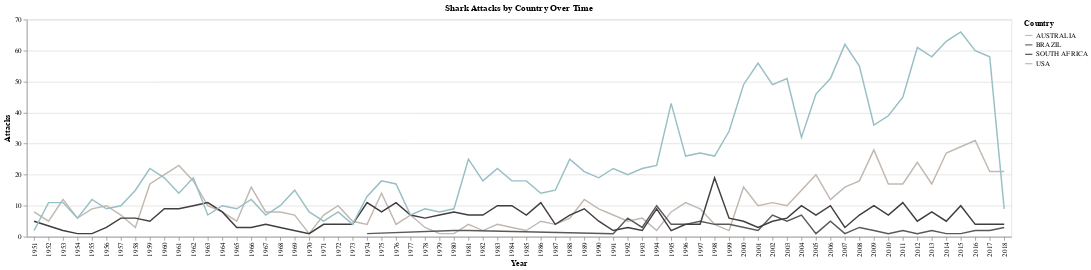

Notebook code cell kept with this figure:
### Markdown cell above
Great... well now we know where not to go swimming! 

But has this been consistent over time? We already looked at how the total number of shark attacks have increased since 1950, now we look into this further by looking at each of the countries with the most shark attacks.

### Code cell
countrylist = ['AUSTRALIA', 'BRAZIL', 'PAPAU NEW GUINEA', 'SOUTH AFRICA', 'USA']
country_time = attacks[attacks['Country'].isin(countrylist)]

country_time = country_time.groupby(['Country', 'Year']).count().reset_index()
country_time.head()
country_time = country_time[['Country', 'Year', 'Case Number'  ]]
country_time.columns = ['Country', 'Year', 'Attacks']
country_time = country_time[country_time['Year'] > 1950]

country_time_chart = alt.Chart(country_time, title = 'Shark Attacks by Country Over Time').mark_line().encode(
    x = 'Year:O',
    y = 'Attacks',
    color = 'Country'
).configure_range(
    category={'scheme': color_scheme}
)


country_time_chart

### Figure 1 — Vega-Lite specification as saved in the notebook (floating-point values rounded to 4 significant figures; data arrays with more than 128 entries replaced by an {"elided": "..."} marker saying what was removed)
{"config": {"view": {"continuousWidth": 300, "continuousHeight": 300}, "range": {"category": {"scheme": ["#e9dfd7", "#c3b8af", "#595959", "#423d3e", "#97bfc5", "#799ba0"]}}}, "data": {"name": "data-0eb56da066c02d0533b1c34c7409d204"}, "mark": {"type": "line"}, "encoding": {"color": {"field": "Country", "type": "nominal"}, "x": {"field": "Year", "type": "ordinal"}, "y": {"field": "Attacks", "type": "quantitative"}}, "title": "Shark Attacks by Country Over Time", "$schema": "https://vega.github.io/schema/vega-lite/v5.14.1.json", "datasets": {"data-0eb56da066c02d0533b1c34c7409d204": {"elided": "232 records"}}}
